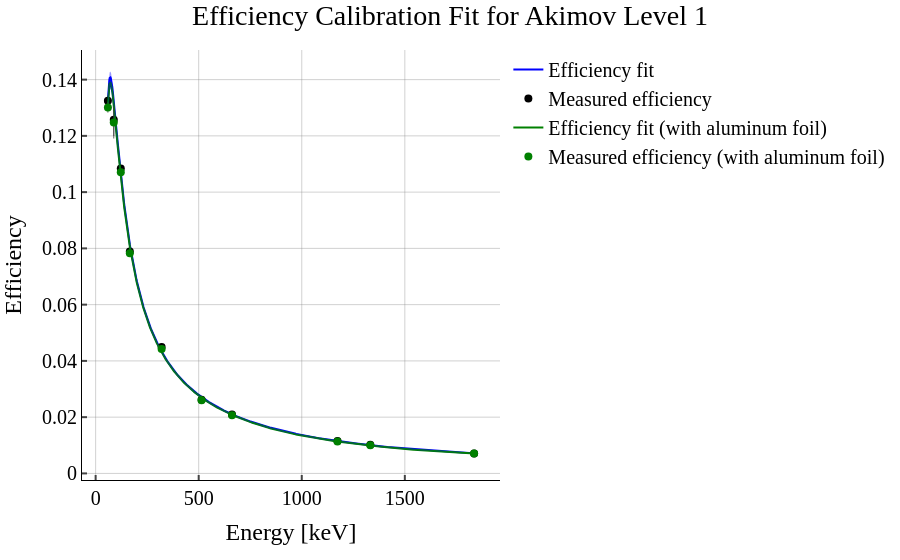

This figure's notebook cell:
### Code cell
calib = HPGeCalibration(
    detector_name='Akimov',
    calibration_name='calibration_2026',
    level=1,
)
calib_waf = HPGeCalibration(
    detector_name='Akimov',
    calibration_name='calibration_2026',
    level=1,
    with_aluminum_foil=True
)

fig = calib.get_plot()
fig_waf = calib_waf.get_plot()

# combine the two figures into one for comparison
for trace in fig_waf.data:
    # update the name of the trace to indicate it's with aluminum foil
    trace.name = f"{trace.name} (with aluminum foil)"
    # if its a scatter trace, change the marker color to distinguish it
    if isinstance(trace, go.Scatter) and trace.mode == 'markers':
        trace.marker.color = 'rgba(0, 128, 0, 1)'  # change color to green for example
    # if its a line trace, change the line color to distinguish it
    if isinstance(trace, go.Scatter) and trace.mode == 'lines':
        trace.line.color = 'rgba(0, 128, 0, 1)'  # change color to green for example
    fig.add_trace(trace)

fig.show()

### Figure 1 — Plotly figure (JSON) as saved in the notebook; plotly's stock layout.template omitted (floating-point values rounded to 4 significant figures; data arrays with more than 128 entries replaced by an {"elided": "..."} marker saying what was removed)
{"data": [{"error_x": {"color": "rgba(63, 63, 63, 0.81)", "thickness": 1, "width": 0}, "error_y": {"color": "rgba(63, 63, 63, 0.81)", "thickness": 1, "width": 0}, "line": {"color": "blue", "width": 2}, "mode": "lines", "name": "Efficiency fit", "type": "scatter", "x": {"elided": "1000 float values"}, "y": {"elided": "1000 float values"}}, {"error_x": {"color": "rgba(63, 63, 63, 0.81)", "thickness": 1, "width": 0}, "error_y": {"color": "rgba(63, 63, 63, 0.81)", "thickness": 1, "width": 0}, "fill": "toself", "fillcolor": "rgba(0,0,255,0.4)", "hoverinfo": "skip", "line": {"color": "rgba(255,255,255,0)"}, "showlegend": false, "type": "scatter", "x": {"elided": "2000 float values"}, "y": {"elided": "2000 float values"}}, {"error_x": {"color": "rgba(63, 63, 63, 0.81)", "thickness": 1, "width": 0}, "error_y": {"array": [0.001859, 0.005751, 0.0008161, 0.0006726, 0.0004298, 0.0003808, 0.0001908, 0.0001675, 0.0001494, 7.264e-05], "color": "rgba(63, 63, 63, 0.81)", "thickness": 1, "type": "data", "visible": true, "width": 0}, "marker": {"color": "black", "size": 8}, "mode": "markers", "name": "Measured efficiency", "type": "scatter", "x": [59.54, 88.03, 122.1, 165.9, 320.1, 514.0, 661.7, 1173.0, 1332.0, 1836.0], "y": [0.1325, 0.1257, 0.1084, 0.07892, 0.04495, 0.0262, 0.02091, 0.0115, 0.01023, 0.007123]}, {"error_x": {"color": "rgba(63, 63, 63, 0.81)", "thickness": 1, "width": 0}, "error_y": {"color": "rgba(63, 63, 63, 0.81)", "thickness": 1, "width": 0}, "line": {"color": "rgba(0, 128, 0, 1)", "width": 2}, "mode": "lines", "name": "Efficiency fit (with aluminum foil)", "type": "scatter", "x": {"elided": "1000 float values"}, "y": {"elided": "1000 float values"}}, {"error_x": {"color": "rgba(63, 63, 63, 0.81)", "thickness": 1, "width": 0}, "error_y": {"color": "rgba(63, 63, 63, 0.81)", "thickness": 1, "width": 0}, "fill": "toself", "fillcolor": "rgba(0,0,255,0.4)", "hoverinfo": "skip", "line": {"color": "rgba(255,255,255,0)"}, "name": "None (with aluminum foil)", "showlegend": false, "type": "scatter", "x": {"elided": "2000 float values"}, "y": {"elided": "2000 float values"}}, {"error_x": {"color": "rgba(63, 63, 63, 0.81)", "thickness": 1, "width": 0}, "error_y": {"array": [0.001844, 0.005687, 0.0007887, 0.0006365, 0.0003649, 0.0003728, 0.0001785, 0.000163, 0.0001428, 7.041e-05], "color": "rgba(63, 63, 63, 0.81)", "thickness": 1, "type": "data", "visible": true, "width": 0}, "marker": {"color": "rgba(0, 128, 0, 1)", "size": 8}, "mode": "markers", "name": "Measured efficiency (with aluminum foil)", "type": "scatter", "x": [59.54, 88.03, 122.1, 165.9, 320.1, 514.0, 661.7, 1173.0, 1332.0, 1836.0], "y": [0.1301, 0.1248, 0.1071, 0.07825, 0.04426, 0.02598, 0.02068, 0.01139, 0.009988, 0.007081]}], "layout": {"title": {"text": "Efficiency Calibration Fit for Akimov Level 1"}, "xaxis": {"title": {"text": "Energy [keV]"}}, "yaxis": {"title": {"text": "Efficiency"}}}}
